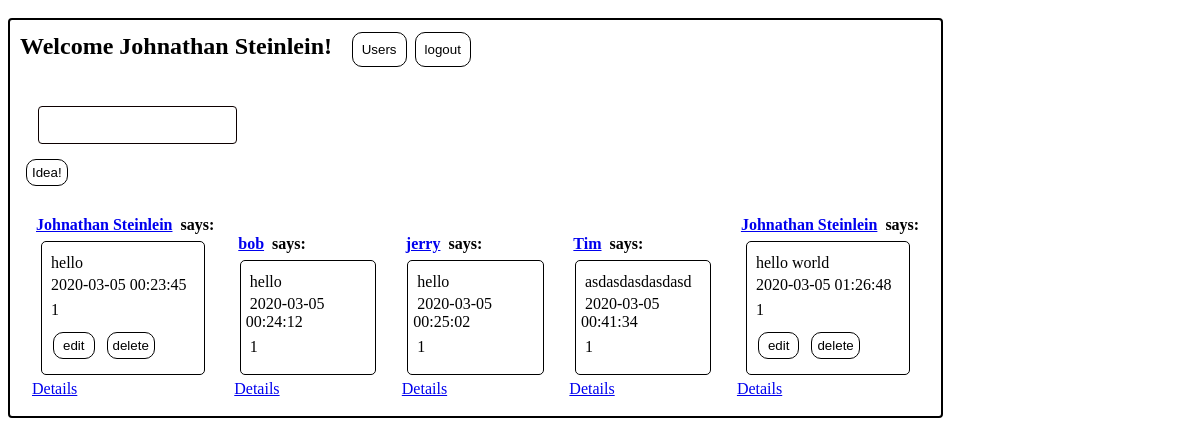
Page /ideas (signed in) on the earlier database version.
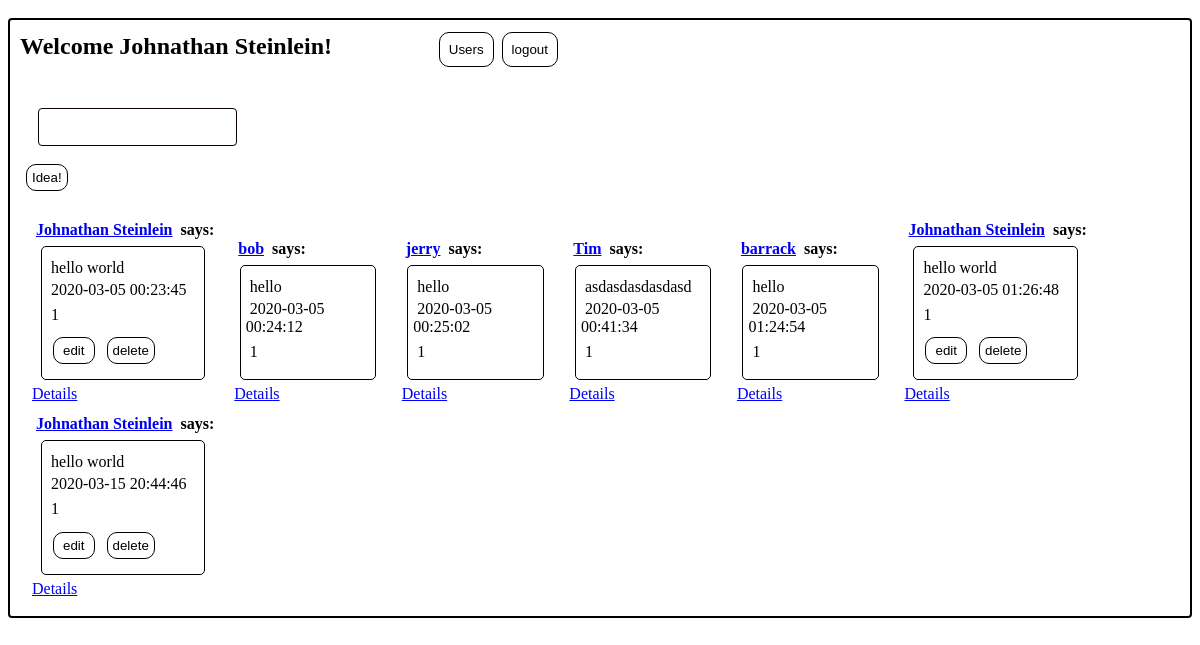
Same page on the later database version.
### app.py (models this page shows, shortened)
class ideas(db.Model):
    __tablename__="ideas"
    id=db.Column(db.Integer, primary_key=True)
    message=db.Column(db.String(140))
    author_id=db.Column(db.Integer,db.ForeignKey("users.id"))
    author=db.relationship("User", backref="ideas", cascade="all")
    likers=db.relationship("User", secondary=likes_table)
    created_at=db.Column(db.DateTime, server_default=func.now())
    updated_at=db.Column(db.DateTime, server_default=func.now(),onupdate=func.now())
    def age(self):
        return self.created_at
        return age

class User(db.Model):
    __tablename__ = "users"
    id=db.Column(db.Integer, primary_key=True)
    name=db.Column(db.String(100))
    alias=db.Column(db.String(100))
    email=db.Column(db.String(200))
    password_hash=db.Column(db.String(100))
    liked_ideas=db.relationship("ideas", secondary=likes_table)
    followers=db.relationship("User",
        secondary=followers_table,
        primaryjoin=id==followers_table.c.followed_id,
        secondaryjoin=id==followers_table.c.follower_id,
        backref="following")
    created_at=db.Column(db.DateTime, server_default=func.now())
    updated_at=db.Column(db.DateTime, server_default=func.now(),onupdate=func.now())

### app.py (the view)
@app.route("/ideas")
def dashboard():
    print("here")
    if "cur_user" not in session:
        flash("Please Log In")
        return redirect("/")
    cur_user=User.query.get(session['cur_user']['id'])
    approved_users_ids = [user.id for user in cur_user.following]+[cur_user.id]
    all_ideas=ideas.query.filter(ideas.author_id.in_(approved_users_ids)).all()
    return render_template("ideas.html", ideas=all_ideas)
    return render_template("ideas.html", ideas=all_ideas) if "cur_user" in session else not_logged_in()

### templates/ideas.html (shortened to what this page needs)
<!DOCTYPE html>
<html lang="en">
<head>
    <link rel="stylesheet" href="{{ url_for('static',filename='project.css')}}">
</head>
<body>
    <div class="container">
        <header class="row">
            <h2>Welcome {{session['cur_user']['first']}}!</h2>
            <div class="nav">
                <button>
                    <a href="/users">Users</a>
                </button>
                <button>
                    <a href="/logout">logout</a>
                </button>
            </div>
        </header>
        <div class="h-divider"></div>
        <main>
            <section>
                <form action="/ideas" method="POST">
                    <div>
                        <label for="ideas" ></label>
                        <input type="text" name="ideas" minlength="5" required>
                    </div>
                    <input type="submit" value="Idea!">
                </form>
            </section>
            <div class="h-divider"></div>
            <section>
                <ul>
                    {% for ideas in ideas %}
                        <li>
                            <h4><a href="/user_profile/{{ideas.author.id}}">{{ideas.author.name}}</a> says:</h4>
                            <div class="ideas-tile">
                                <p>{{ideas.message}}</p>
                                <span>{{ideas.age()}}</span>
                                <p>{{session['cur_user'].id}}</p>
                                <div>
                                    {% if session['cur_user'].id == ideas.author_id %}
                                    <button>
                                        <a href="/ideas/{{ideas.id}}/edit">edit</a>
                                    </button>
                                    <form action="/ideas/{{ideas.id}}/delete" method="POST">
                                        <input type="submit" value="delete">
                                    </form>
                                    {% endif %}
                                </div>
                            </div>
                            <a href="/ideas/{{ideas.id}}">Details</a>
                        </li>
                    {% endfor %}
                </ul>
            </section>
        </main>
    </div>
</body>
</html>

Differences in the rows shown:
changed ideas (number 1 of 7 on the later page): message "hello" → "hello world"
now on this page (row unchanged): ideas: author.name "barrack", message "hello", age "2020-03-05 01:24:54", cur_user.id "1"
added ideas: author.name "Johnathan Steinlein", message "hello world", age "2020-03-15 20:44:46", cur_user.id "1"
